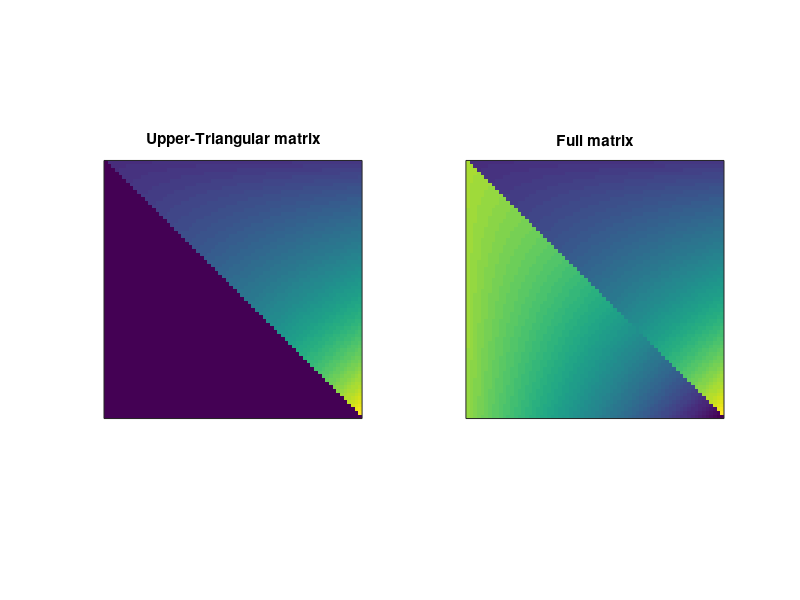

Recreate this plot in MATLAB.
% Creating Upper-Triangular matix
% M(i,j) = 1.03^sqrt(i*j) // Formula

% Size of square matrix
m=70;

% initialize matrix
outmat  = zeros(m);
outmat2 = zeros(m);
for i = 1:m
    for j = 1:m
        % test whether row index is less than column index
        if i<j
            outmat(i,j) = 1.03^sqrt(i*j);
        else
            outmat2(i,j) = 1.03^m - 1.03^sqrt(i*j);
        end
    end
end


outmat2 = outmat + outmat2

figure(1), clf

subplot(121)
imagesc(outmat)
axis square, title('Upper-Triangular matrix')
set(gca, 'xtick',[],'ytick',[],'clim',[0 1.03^m])

subplot(122)
imagesc(outmat2)
axis square, title('Full matrix')
set(gca, 'xtick',[],'ytick',[],'clim',[0 1.03^m])